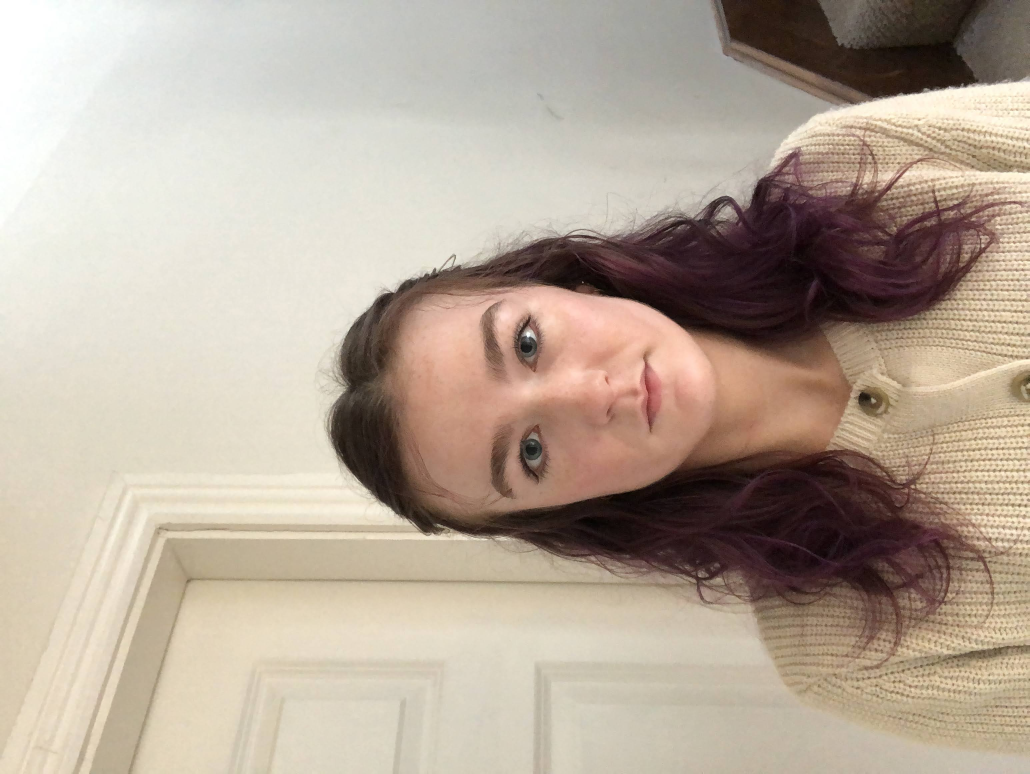
#> input picture my_face.JPG, 3088 x 2320 px, found by its file name (shown at 1/3 size)
$ python part_1_filters.py
#> lines starting #> are read from the running program, lines starting #| are printed output that depends on the picture
#PART 1A: RESIZING IMAGE
import numpy as np
import matplotlib.pyplot as plt
import skimage as sk
import PIL as pil

#correcting image orrientation
img_pil = pil.Image.open('my_face.jpg')
#> img_pil is the input picture: PIL image 3088x2320 RGB; mean R, G, B 182.6, 168.1, 153.3
img_pil = pil.ImageOps.exif_transpose(img_pil)
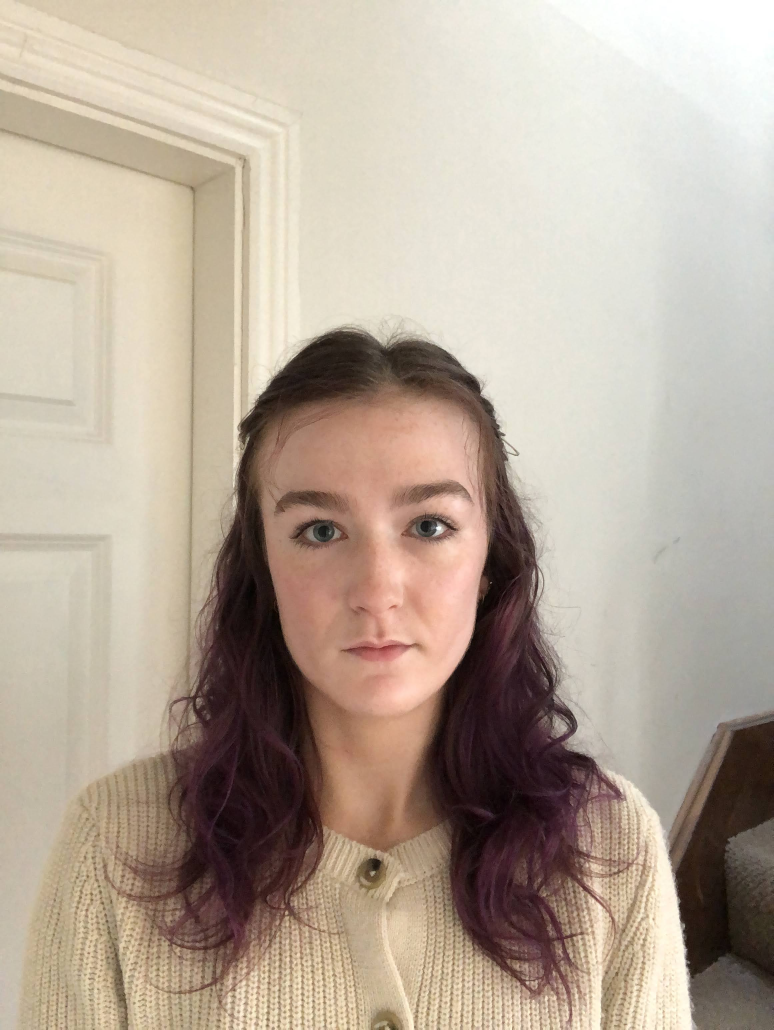
#> img_pil: PIL image 2320x3088 RGB (shown at 1/3 size); mean R, G, B 182.6, 168.1, 153.3
img = np.array(img_pil)
#resizing image
img_resized = sk.transform.resize(img, (512, 512), anti_aliasing=True)
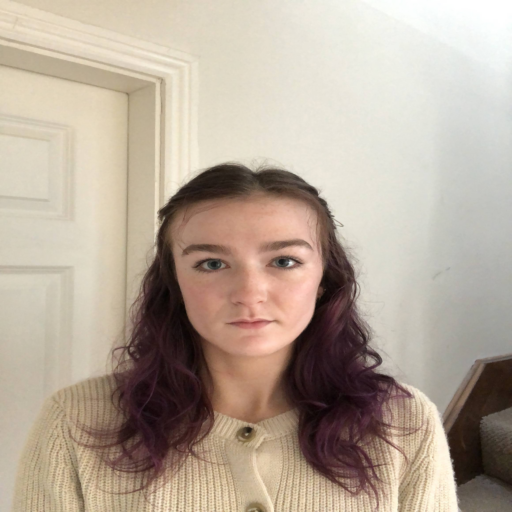
#> img_resized: shape (512, 512, 3) float64; mean R, G, B 0.716, 0.659, 0.601
#desplaying image
plt.figure(figsize=(5, 5))
plt.imshow(img_resized)
plt.title('(a) Resized RGB Image')
plt.tight_layout()
plt.axis('off')


#PART 1A: GREYSCALE
#converting to greyscale
grey_img = sk.color.rgb2gray(img_resized)
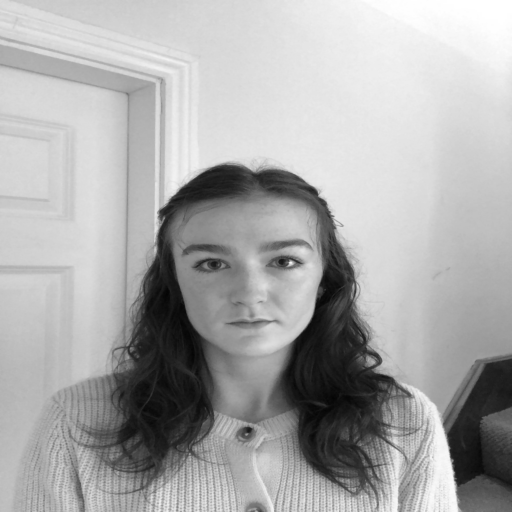
#> grey_img: shape (512, 512) float64; min 0.0164, max 1, mean 0.667

plt.figure(figsize=(5, 5))
plt.imshow(grey_img, cmap='gray')
plt.title('(b) Resized Greyscale Image')
plt.axis('off')
plt.tight_layout()
plt.show()

#PART 1A: MAX, MIN AND MEAN
#min, max and mean values
min_val = np.min(grey_img)
#> min_val = 0.0164
max_val = np.max(grey_img)
#> max_val = 1
mean_val = np.mean(grey_img)
#> mean_val = 0.667

print(f'min_val: {min_val:.4f}')
#| min_val: 0.0164
print(f'max_val: {max_val:.4f}')
#| max_val: 1.0000
print(f'mean_val: {mean_val:.4f}')
#| mean_val: 0.6673

#PART 1B: ADDING GAUSSIAN
mean = 0.0
variance = 0.04
sigma = np.sqrt(variance)
gaussian_noise = np.random.normal(mean, sigma, grey_img.shape)
noisy_img = grey_img + gaussian_noise
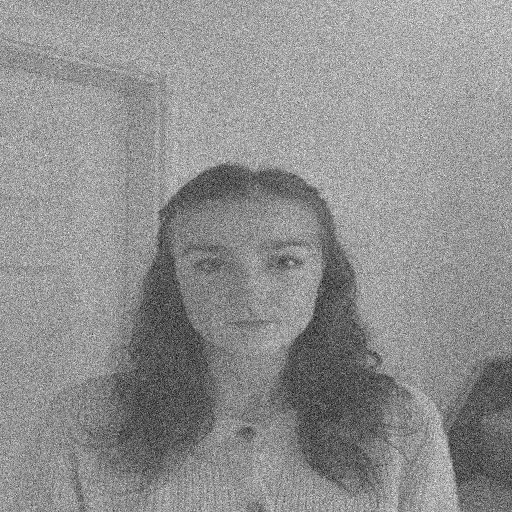
#> noisy_img: shape (512, 512) float64; min -0.711, max 1.74, mean 0.667; drawn with min black and max white
noisy_img = np.clip(noisy_img, 0, 255).astype(np.int8)
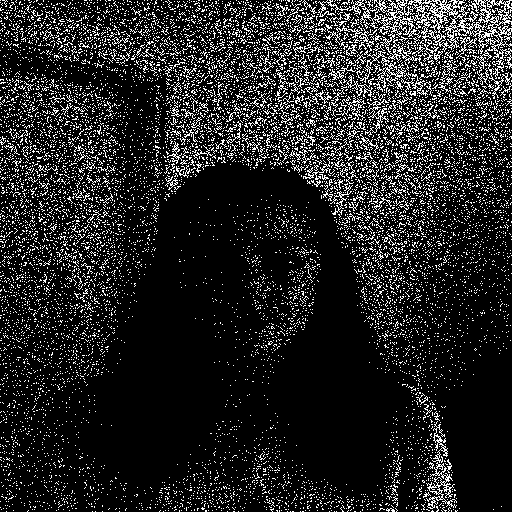
#> noisy_img: shape (512, 512) int8; values 0 (black) and 1 (white), 14% white in thin lines or dots
plt.figure(figsize=(5, 5))
plt.imshow(noisy_img, cmap='gray')
plt.title('(c) Greyscale Image with Gaussian Noise')
plt.axis('off')
plt.tight_layout()
plt.show()

#PART 1C: EDGE DETECTORS

#SOBEL
edges_sobel = sk.filters.sobel(noisy_img)
plt.figure(figsize=(5, 5))
plt.imshow(edges_sobel, cmap='gray')
plt.title('(d) Edges Sobel')
plt.axis('off')
plt.tight_layout()
plt.show()

#PREWITT
edges_prewitt = sk.filters.prewitt(noisy_img)
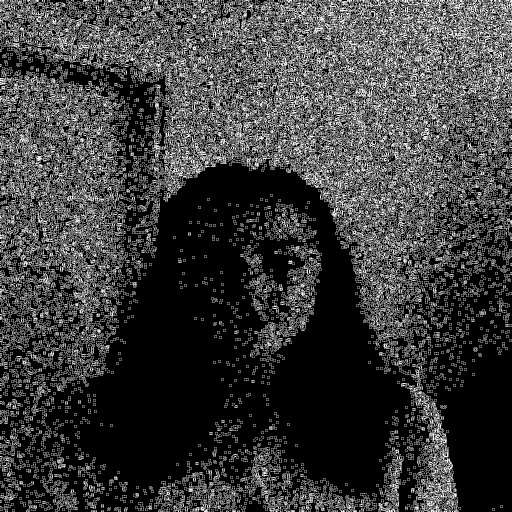
#> edges_prewitt: shape (512, 512) float64; min 0, max 0.00587, mean 0.00138; drawn with min black and max white
plt.figure(figsize=(5, 5))
plt.imshow(edges_prewitt, cmap='gray')
plt.title('(e) Edges Prewitt')
plt.axis('off')
plt.tight_layout()
plt.show()

#CANNY
edges_canny = sk.feature.canny(noisy_img, low_threshold=0.1, high_threshold=0.15)
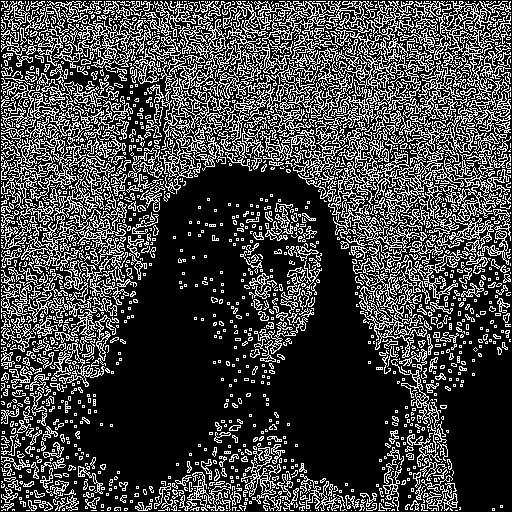
#> edges_canny: shape (512, 512) bool; 26.5% white in thin lines or dots
edges_canny = edges_canny.astype(np.uint8)

plt.figure(figsize=(5, 5))
plt.imshow(edges_canny, cmap='gray')
plt.title('(f) Edges Canny')
plt.axis('off')
plt.tight_layout()
plt.show()

$ run again, with avian_blood.jpg copied over my_face.JPG
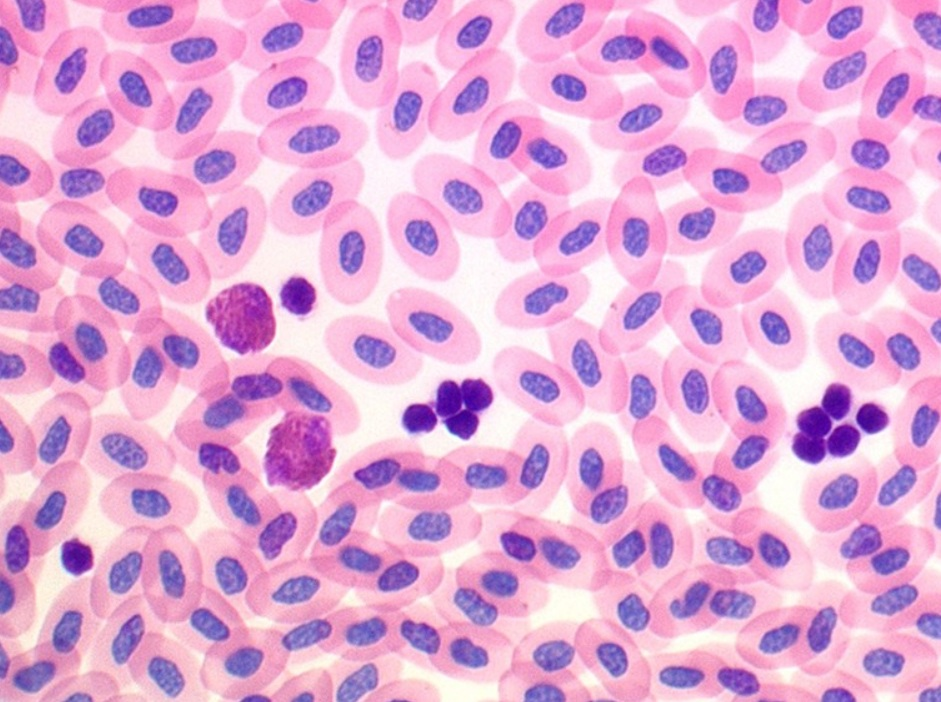
#> input picture avian_blood.jpg, 941 x 702 px, found by its file name
#> img_pil is the input picture: PIL image 941x702 RGB; mean R, G, B 224.9, 168, 213.3
#> min_val = 0.101
#> max_val = 0.999
#> mean_val = 0.719
#| min_val: 0.1013
#| max_val: 0.9986
#| mean_val: 0.7192
#> `noisy_img = np.clip(noisy_img, 0, 255).astype(np.int8)`:
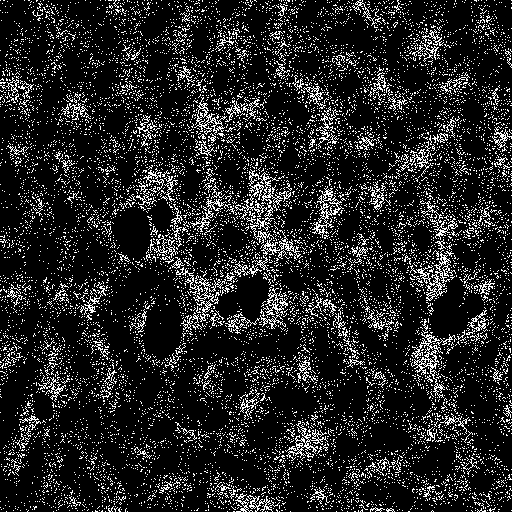
#> noisy_img: shape (512, 512) int8; values 0 (black) and 1 (white), 14% white in thin lines or dots
#> `edges_canny = sk.feature.canny(noisy_img, low_threshold=0.1, high_thre..`:
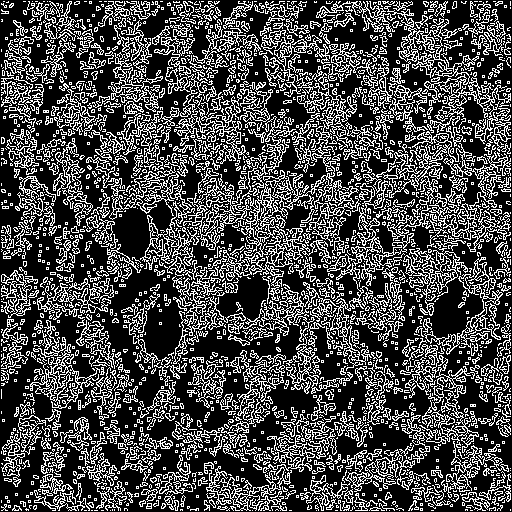
#> edges_canny: shape (512, 512) bool; 29% white in thin lines or dots
